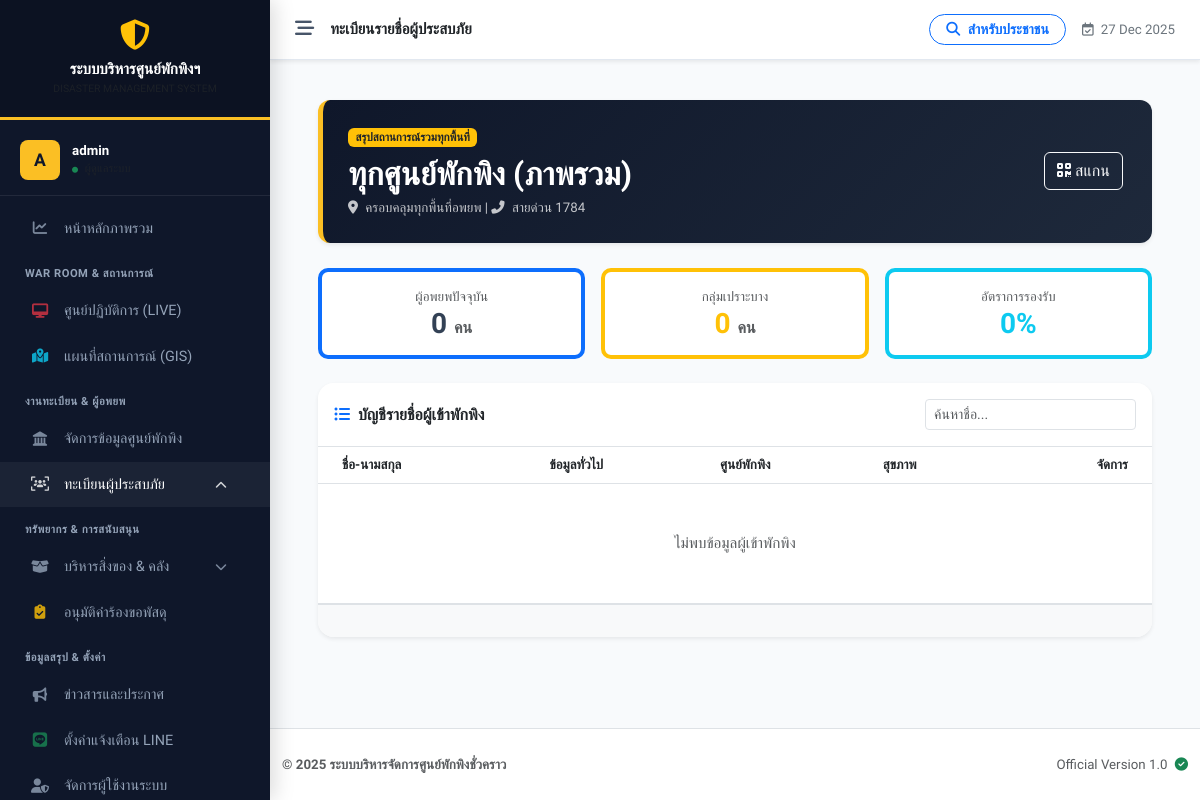
Page /evacuee_list.php?shelter_id=all (signed in) on the earlier database version.
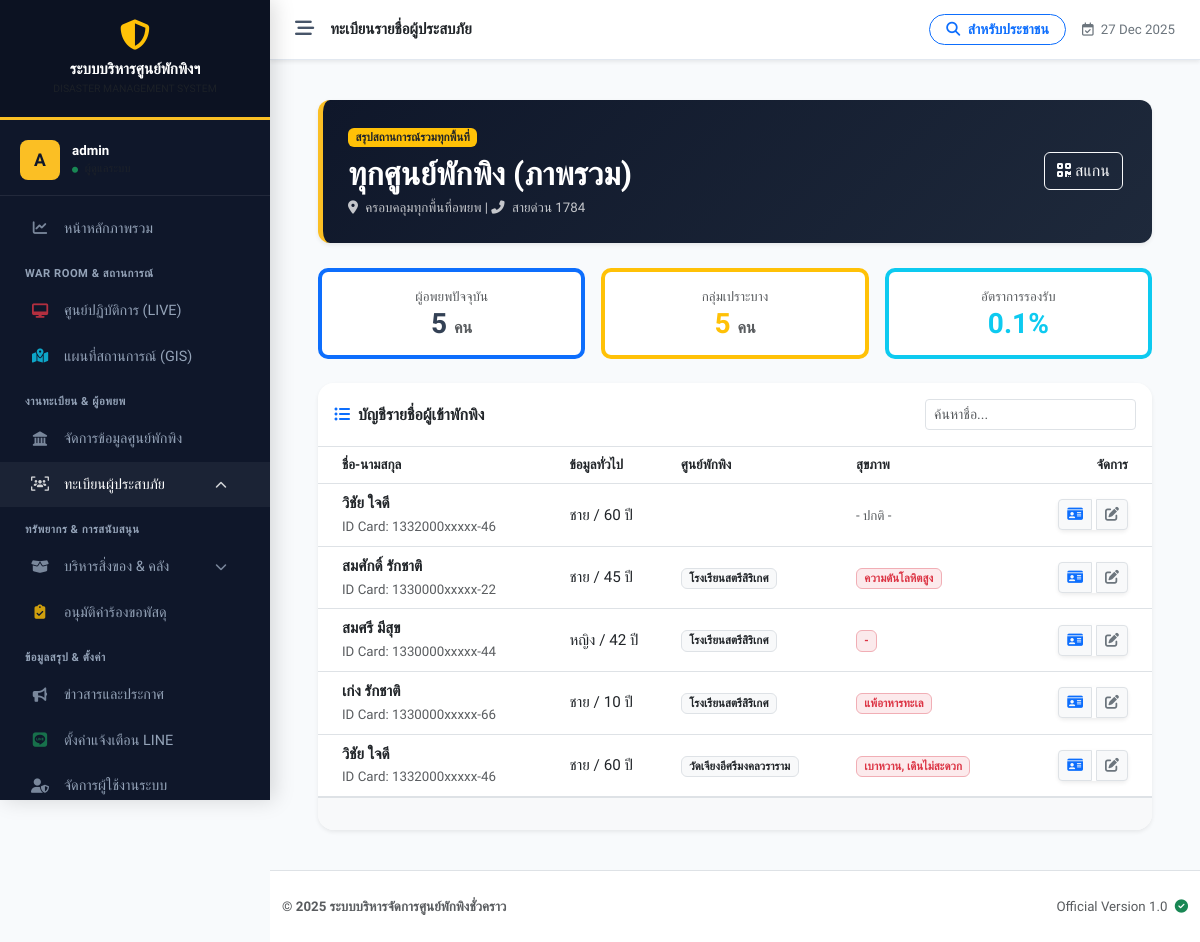
Same page on the later database version.
### tables this page shows
CREATE TABLE `evacuees` (
  `id` int(11) NOT NULL,
  `incident_id` int(11) NOT NULL,
  `shelter_id` int(11) DEFAULT NULL,
  `stay_type` enum('shelter','outside') NOT NULL DEFAULT 'shelter' COMMENT 'ประเภทการพัก',
  `stay_detail` text DEFAULT NULL COMMENT 'รายละเอียดที่พัก (กรณีพักนอกศูนย์)',
  `id_card` varchar(13) DEFAULT NULL COMMENT 'เลขบัตรประชาชน',
  `address_card` text DEFAULT NULL COMMENT 'ที่อยู่ตามบัตรประชาชน',
  `prefix` varchar(20) DEFAULT NULL,
  `first_name` varchar(100) NOT NULL,
  `last_name` varchar(100) NOT NULL,
  `phone` varchar(20) DEFAULT NULL,
  `gender` enum('male','female','other') DEFAULT NULL,
  `age` int(3) DEFAULT NULL,
  `health_condition` text DEFAULT NULL COMMENT 'โรคประจำตัว/ยาที่แพ้',
  `registered_by` int(11) DEFAULT NULL COMMENT 'ID เจ้าหน้าที่ที่ลงทะเบียนให้',
  `check_in_date` datetime NOT NULL DEFAULT current_timestamp(),
  `check_out_date` datetime DEFAULT NULL,
  `updated_at` datetime DEFAULT NULL ON UPDATE current_timestamp(),
  `created_at` datetime NOT NULL DEFAULT current_timestamp(),
  `triage_level` enum('green','yellow','red') DEFAULT 'green',
  `medical_condition` text DEFAULT NULL COMMENT 'อาการ/โรคประจำตัว',
  `drug_allergy` text DEFAULT NULL COMMENT 'ประวัติการแพ้ยา',
  `last_medical_check` datetime DEFAULT NULL
);

CREATE TABLE `shelters` (
  `id` int(11) NOT NULL,
  `incident_id` int(11) NOT NULL COMMENT 'ผูกกับเหตุการณ์ไหน',
  `name` varchar(200) NOT NULL COMMENT 'ชื่อศูนย์',
  `location` text NOT NULL COMMENT 'ที่ตั้ง',
  `latitude` decimal(10,8) DEFAULT NULL,
  `longitude` decimal(11,8) DEFAULT NULL,
  `capacity` int(11) NOT NULL DEFAULT 0 COMMENT 'ความจุสูงสุด',
  `contact_phone` varchar(20) DEFAULT NULL,
  `status` enum('open','full','closed') NOT NULL DEFAULT 'open',
  `last_updated` datetime DEFAULT NULL
);

### includes/functions.php (called while the page is built, shortened)
<?php
function h($string) {
    return htmlspecialchars($string ?? '', ENT_QUOTES, 'UTF-8');
}
function maskIDCard($id_card) {
    return substr($id_card, 0, 7) . 'xxxxx-' . substr($id_card, 11, 2);
}

### evacuee_list.php (the view, shortened to what the changed rows need)
<?php
require_once 'config/db.php';
require_once 'includes/functions.php';
$shelter_id = isset($_GET['shelter_id']) ? $_GET['shelter_id'] : '';
$page = isset($_GET['page']) ? (int)$_GET['page'] : 1;
$limit = 20;
$offset = ($page - 1) * $limit;
try {
    if ($shelter_id === 'all') {
        $shelter = [
            'id' => 'all',
            'name' => 'ทุกศูนย์พักพิง (ภาพรวม)',
            'incident_name' => 'สรุปสถานการณ์รวมทุกพื้นที่',
            'location' => 'ครอบคลุมทุกพื้นที่อพยพ',
            'contact_phone' => 'สายด่วน 1784',
            'capacity' => 0
        ];
        $res_cap = $conn->query("SELECT SUM(capacity) as total_cap FROM shelters");
        $row_cap = $res_cap->fetch_assoc();
        $shelter['capacity'] = $row_cap['total_cap'] ?: 0;
        $sql_count = "SELECT COUNT(*) as total FROM evacuees WHERE check_out_date IS NULL";
        $total_records = $conn->query($sql_count)->fetch_assoc()['total'];
        $sql_list = "SELECT e.*, s.name as shelter_name
                     FROM evacuees e
                     LEFT JOIN shelters s ON e.shelter_id = s.id
                     WHERE e.check_out_date IS NULL
                     ORDER BY e.created_at DESC LIMIT ?, ?";
        $stmt = $conn->prepare($sql_list);
        $stmt->bind_param("ii", $offset, $limit);
    }
    $stmt->execute();
    $evacuees = $stmt->get_result()->fetch_all(MYSQLI_ASSOC);
    $where_clause = ($shelter_id === 'all') ? "WHERE check_out_date IS NULL" : "WHERE shelter_id = " . (int)$shelter_id . " AND check_out_date IS NULL";
    $sql_vun = "SELECT COUNT(*) as v_count FROM evacuees $where_clause AND (age < 15 OR age >= 60 OR (health_condition != '' AND health_condition IS NOT NULL))";
    $vulnerable_count = $conn->query($sql_vun)->fetch_assoc()['v_count'];
} catch (Exception $e) {
    die("Database Error: " . $e->getMessage());
}
include 'includes/header.php';
?>
<div class="container-fluid px-4 py-3">
    <div class="shelter-header shadow-sm">
        <div class="row align-items-center">
            <div class="col-md-8">
                <h2 class="fw-bold mb-1"><?php echo h($shelter['name']); ?></h2>
            </div>
        </div>
    </div>
    <div class="row g-3 mb-4">
        <div class="col-md-4">
            <div class="stat-mini-card border-bottom border-primary border-4">
                <div class="text-muted small text-uppercase">ผู้อพยพปัจจุบัน</div>
                <div class="h3 fw-bold mb-0"><?php echo number_format($total_records); ?> <small class="fs-6 text-muted">คน</small></div>
            </div>
        </div>
        <div class="col-md-4">
            <div class="stat-mini-card border-bottom border-warning border-4">
                <div class="text-muted small text-uppercase">กลุ่มเปราะบาง</div>
                <div class="h3 fw-bold mb-0 text-warning"><?php echo number_format($vulnerable_count); ?> <small class="fs-6 text-muted">คน</small></div>
            </div>
        </div>
        <div class="col-md-4">
            <div class="stat-mini-card border-bottom border-info border-4">
                <div class="text-muted small text-uppercase">อัตราการรองรับ</div>
                <?php $occ = ($shelter['capacity'] > 0) ? ($total_records / $shelter['capacity']) * 100 : 0; ?>
                <div class="h3 fw-bold mb-0 text-info"><?php echo round($occ, 1); ?>%</div>
            </div>
        </div>
    </div>
    <div class="card border-0 shadow-sm rounded-4 overflow-hidden">
        <div class="card-body p-0">
            <div class="table-responsive">
                <table class="table table-hover align-middle mb-0" id="evacueeTable">
                    <thead class="bg-light small text-muted text-uppercase">
                        <tr>
                            <th class="ps-4">ชื่อ-นามสกุล</th>
                            <th>ข้อมูลทั่วไป</th>
                            <?php if($shelter_id === 'all'): ?><th>ศูนย์พักพิง</th><?php endif; ?>
                            <th>สุขภาพ</th>
                            <th class="text-end pe-4">จัดการ</th>
                        </tr>
                    </thead>
                    <tbody>
                        <?php if($total_records > 0): ?>
                            <?php foreach($evacuees as $row): ?>
                            <tr>
                                <td class="ps-4">
                                    <div class="fw-bold text-dark"><?php echo h($row['first_name'] . ' ' . $row['last_name']); ?></div>
                                    <small class="text-muted">ID Card: <?php echo maskIDCard($row['id_card']); ?></small>
                                </td>
                                <td>
                                    <?php echo ($row['gender'] == 'male' ? 'ชาย' : 'หญิง'); ?> /
                                    <?php echo (isset($row['age']) ? $row['age'] : calculateAge($row['birth_date'])); ?> ปี
                                </td>
                                <?php if($shelter_id === 'all'): ?>
                                    <td><span class="badge bg-light text-dark border"><?php echo h($row['shelter_name']); ?></span></td>
                                <?php endif; ?>
                                <td>
                                    <?php if($row['health_condition']): ?>
                                        <span class="badge bg-danger bg-opacity-10 text-danger border border-danger-subtle small"><?php echo h($row['health_condition']); ?></span>
                                    <?php else: ?>
                                        <span class="text-muted small">- ปกติ -</span>
                                    <?php endif; ?>
                                </td>
                                <td class="text-end pe-4">
                                    <div class="btn-group shadow-sm">
                                        <a href="evacuee_card.php?id=<?php echo $row['id']; ?>" target="_blank" class="btn btn-sm btn-light border" title="บัตรประจำตัว">
                                            <i class="fas fa-id-card text-primary"></i>
                                        </a>
                                        <a href="evacuee_form.php?id=<?php echo $row['id']; ?>&mode=edit" class="btn btn-sm btn-light border ms-1" title="แก้ไข">
                                            <i class="fas fa-edit text-secondary"></i>
                                        </a>
                                    </div>
                                </td>
                            </tr>
                            <?php endforeach; ?>
                        <?php else: ?>
                            <tr><td colspan="5" class="text-center py-5 text-muted">ไม่พบข้อมูลผู้เข้าพักพิง</td></tr>
                        <?php endif; ?>
                    </tbody>
                </table>
            </div>
        </div>
    </div>
</div>
<?php include 'includes/footer.php'; ?>

Differences in the rows shown:
added evacuees: first_name+last_name "วิชัย ใจดี", id_card "1332000xxxxx-46", gender "ชาย", age "60", health_condition "- ปกติ -"
added evacuees: first_name+last_name "สมศักดิ์ รักชาติ", id_card "1330000xxxxx-22", gender "ชาย", age "45", shelter.name "โรงเรียนสตรีสิริเกศ", health_condition "ความดันโลหิตสูง"
added evacuees: first_name+last_name "สมศรี มีสุข", id_card "1330000xxxxx-44", gender "หญิง", age "42", shelter.name "โรงเรียนสตรีสิริเกศ", health_condition "-"
added evacuees: first_name+last_name "เก่ง รักชาติ", id_card "1330000xxxxx-66", gender "ชาย", age "10", shelter.name "โรงเรียนสตรีสิริเกศ", health_condition "แพ้อาหารทะเล"
added evacuees: first_name+last_name "วิชัย ใจดี", id_card "1332000xxxxx-46", gender "ชาย", age "60", shelter.name "วัดเจียงอีศรีมงคลวราราม", health_condition "เบาหวาน, เดินไม่สะดวก"
Other differences:
$total_records: "0" → "5"
$vulnerable_count: "0" → "5"
$occ: "0" → "0.1"
text no longer shown: "ไม่พบข้อมูลผู้เข้าพักพิง"
